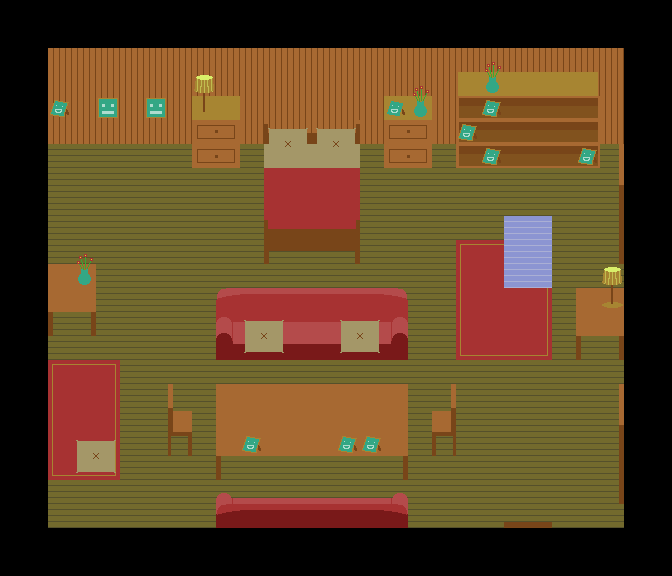

A level layout from a 2D game, rendered from its tile map. Below: a short description, then the map file with tile-grid data replaced by summaries:
An orthogonal 28x24 tile map with 24x24 px tiles, 7 tile layers (0, Tile Layer 2, Tile Layer 3, Black, ...).

<map version="1.0" orientation="orthogonal" width="28" height="24" tilewidth="24" tileheight="24">
 <tileset firstgid="1" name="Tiles" tilewidth="24" tileheight="24">
  <image source="Tiles.png" width="1024" height="768" />
 </tileset>
 <layer name="0" width="28" height="24">
  <data>[672 cells, 616 non-empty, 2 distinct tile ids]</data>
 </layer>
 <layer name="Tile Layer 2" width="28" height="24">
  <data>[672 cells, 184 non-empty, 67 distinct tile ids]</data>
 </layer>
 <layer name="Tile Layer 3" width="28" height="24">
  <data>[672 cells, 49 non-empty, 16 distinct tile ids]</data>
 </layer>
 <layer name="Black" width="28" height="24">
  <data>[672 cells, 192 non-empty, 1 distinct tile ids]</data>
 </layer>
 <layer name="Tile Layer 6" width="28" height="24">
  <data>[672 cells, 2 non-empty, 1 distinct tile ids]</data>
 </layer>
 <layer name="MR Derp" width="28" height="24">
  <data>[672 cells, 6 non-empty, 6 distinct tile ids]</data>
 </layer>
 <layer name="Tile Layer 7" width="28" height="24">
  <data>[672 cells, 6 non-empty, 1 distinct tile ids]</data>
 </layer>
</map>
